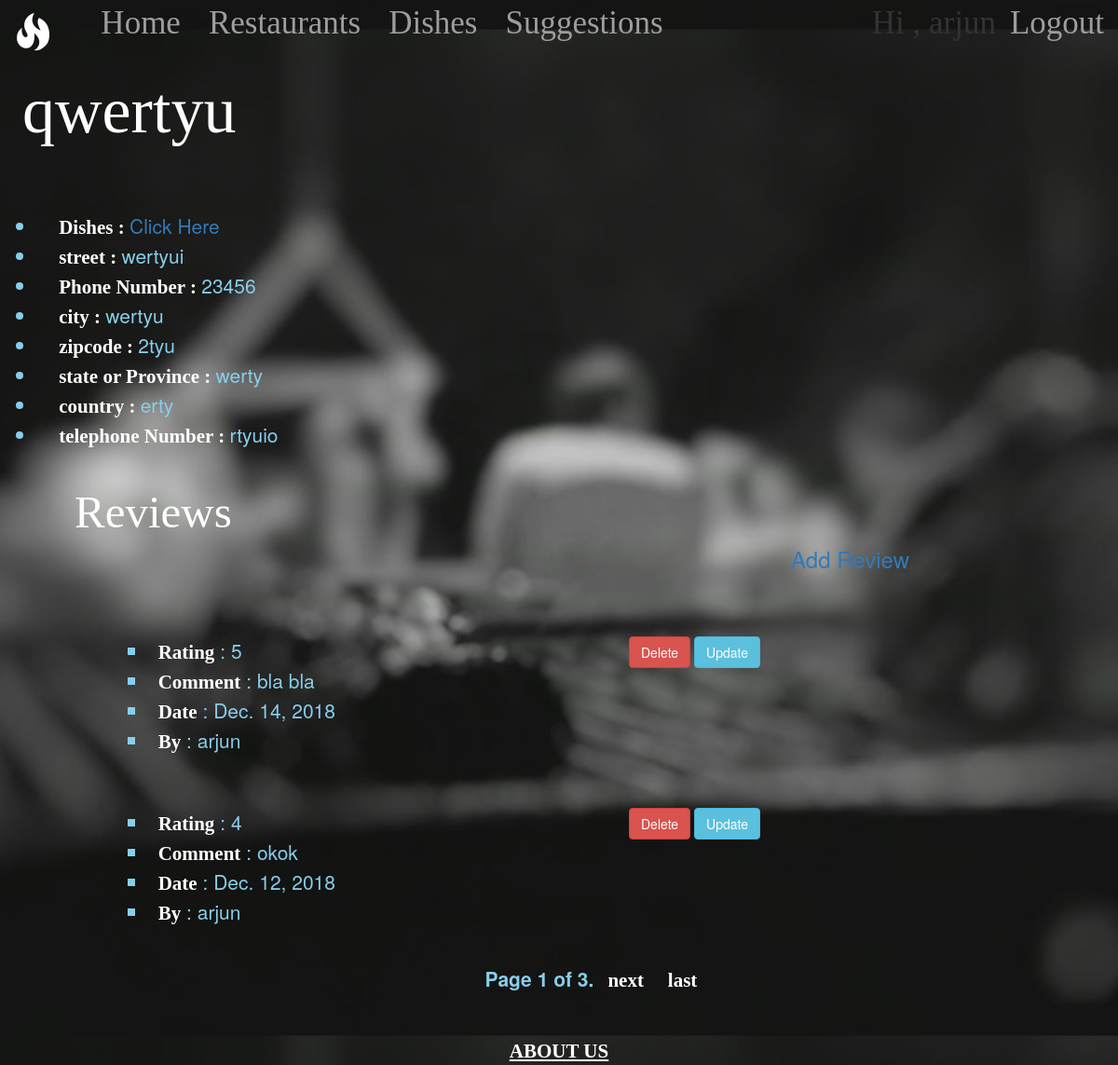
/Restaurant/1 (signed in), run on the app's committed database.
### migApp/models.py (models this page shows, shortened)
class Restaurant(models.Model):
    name = models.TextField()
    street = models.TextField(null=True)
    number = models.IntegerField(null=True)
    city = models.TextField(default="")
    zipcode = models.TextField(null=True)
    stateOrProvince = models.TextField(null=True)
    country = models.TextField(null=True)
    telephone = models.TextField(null=True)
    url = models.URLField(null = True)
    user = models.ForeignKey(User, default=1, on_delete=models.CASCADE)
    date = models.DateField(default=date.today)

class Review(models.Model):
    RATING_CHOICES= ((1,'one') , (2,'two') , (3,'three') , (4,'four') , (5,'five'))
    rating = models.PositiveSmallIntegerField('Rating (stars)', choices=RATING_CHOICES)
    comment = models.TextField()
    user = models.ForeignKey(User, default=1, on_delete=models.CASCADE)
    restaurant = models.ForeignKey(Restaurant, null=True, on_delete=models.CASCADE)
    date = models.DateField(default=date.today)

### migApp/views.py (the view)
# urls.py: path('Restaurant/<int:id>',restaurantShow,name='show'),
@login_required()
def restaurantShow(request,id):
    res = Restaurant.objects.get(id=id)
    rev = Review.objects.filter(restaurant=id).order_by('-rating')
    paginator = Paginator(rev,2)
    page = request.GET.get('page')
    reviews = paginator.get_page(page)
    context = {'restro':res,'revi':reviews}
    return render(request,'restaurantShow.html',context)

### migApp/templates/restaurantShow.html (shortened to what this page needs)
<!DOCTYPE html>
<html lang="en" dir="ltr">
  <head>
  </head>
  <body>
    <div style="position:absolute; left:0; right:0; z-index:0; background: url(/media/Night-BBQ_blur.jpg) repeat center center fixed;">
      {% extends 'base.html' %}
      {% block content %}
      <div style="padding-top:5%;">
      <h1 style="font-size:500%; font-family:Timberline; color:white; padding-left:2%;">{{restro.name}}</h1><br><br><br>
      <ul>
        <li style="color:#87ceeb; font-size:150%;" ><b style="font-family:Sans-sarif; color:white; padding-left:2%;">Dishes : </b><a href="{{restro.id}}/Dishes/">Click Here</a></li>
        <li style="color:#87ceeb; font-size:150%;" ><b style=" font-family:Sans-sarif; color:white; padding-left:2%;">street :  </b>{{restro.street}}</li>
        <li style="color:#87ceeb; font-size:150%;" ><b style=" font-family:Sans-sarif; color:white; padding-left:2%;">Phone Number :  </b>{{restro.number}}</li>
        <li style="color:#87ceeb; font-size:150%;" ><b style=" font-family:Sans-sarif; color:white; padding-left:2%;">city :  </b>{{restro.city}}</li>
        <li style="color:#87ceeb; font-size:150%;" ><b style=" font-family:Sans-sarif; color:white; padding-left:2%;">zipcode :  </b>{{restro.zipcode}}</li>
        <li style="color:#87ceeb; font-size:150%;" ><b style=" font-family:Sans-sarif; color:white; padding-left:2%;">state or Province :  </b>{{restro.stateOrProvince}}</li>
        <li style="color:#87ceeb; font-size:150%;" ><b style=" font-family:Sans-sarif; color:white; padding-left:2%;">country :  </b>{{restro.country}}</li>
        <li style="color:#87ceeb; font-size:150%;" ><b style=" font-family:Sans-sarif; color:white; padding-left:2%;">telephone Number :  </b>{{restro.telephone}}</li>
      <ul><br>
      <h3 style="font-family:Timberline; font-size:350%; color:white;">Reviews</h3>
      <h3 style='float:right; margin-top:0; margin-right:20%;'><a href="{% url 'review' restro.id%}">Add Review</a></h3><br><br><br><br>
      <ol>
        {% for obj in revi%}
        <li>
          <div class="row">
          <div class="col-md-6" >
            <ul>
              <li style="color:#87ceeb; font-size:150%"><b style="font-family:Sans-sarif; color:white; padding-left:2%;">Rating</b> : {{obj.rating}}</li>
              <li style="color:#87ceeb; font-size:150%"><b style="font-family:Sans-sarif; color:white; padding-left:2%;">Comment</b> : {{obj.comment}}</li>
              <li style="color:#87ceeb; font-size:150%"><b style="font-family:Sans-sarif; color:white; padding-left:2%;">Date</b> : {{obj.date}}</li>
              <li style="color:#87ceeb; font-size:150%"><b style="font-family:Sans-sarif; color:white; padding-left:2%;">By</b> : {{obj.user}}</li>
            </ul><br>
          </div>
          <div class="col-md-6">
            <a href="{% url 'delete' restro.id obj.id %}" class="btn btn-danger"> Delete </a>
            <a href="{% url 'update' obj.id %}" class="btn btn-info"> Update </a>
          </div>
        </div>
        </li><br>
        {% endfor %}
      </ol>
      <span style="width:100%;">
        <center>
          <span>
           <strong style="color:#87ceeb; font-size:150%">Page {{ revi.number }} of {{ revi.paginator.num_pages }}.</strong>
         </span>
          {% if revi.has_next %}
          <a href="?page={{revi.next_page_number}}" style="color:#87ceeb; font-size:150%"><b style="font-family:Sans-sarif; color:white; padding-left:1%;">next</a>
          <a href="?page={{revi.paginator.num_pages}}" style="color:#87ceeb; font-size:150%"><b style="font-family:Sans-sarif; color:white; padding-left:1%;">last</a>
          {% endif %}
        </center>
      </span>
    </div>
      {% endblock %}

### migApp/templates/base.html (shortened to what this page needs)
<!DOCTYPE html>
<html lang="en" dir="ltr">
  <head>
    <link rel="stylesheet" href="https://maxcdn.bootstrapcdn.com/bootstrap/3.3.7/css/bootstrap.min.css">
  </head>
  <body>
    <div>
    <nav class="navbar navbar-inverse" id="navbar" style='background-color:transparent;margin-bottom:0;'>
      <div class="container-fluid">
        <div class="navbar-header">
          <a class="navbar-brand" href="{% url 'profile' %}" style="font-size:40px;"><span class="glyphicon glyphicon-fire"></span></a>
        </div>
        <ul class="nav navbar-nav">
          <li>&nbsp;&nbsp;&nbsp;&nbsp;&nbsp;&nbsp;</li>
          <li style='font-family:Timberline; font-size:35px;'><a href="{% url 'home' %}">Home</a></li>
          <li style='font-family:Timberline; font-size:35px;'><a href="{% url 'restList' %}">Restaurants</a></li>
          <li><a href="#" style='font-family:Timberline; font-size:35px;'>Dishes</a></li>
          <li><a href="{% url 'suggestions' %}" style='font-family:Timberline; font-size:35px;'>Suggestions</a></li>
        </ul>
        <ul class="nav navbar-nav navbar-right">
          {% if user.is_authenticated %}
            <li style='font-family:Timberline; font-size:35px;'>Hi , {{user}}</li>
            <li style='font-family:Timberline; font-size:35px;'><a href="{% url 'logoutUser' %}">Logout</a></li>
          {% else %}
            <li style='font-family:Timberline; font-size:35px;'><a href="{% url 'loginUser' %}">Login</a></li>
            <li style='font-family:Timberline; font-size:35px;'><a href="{% url 'signup' %}">SignUp</a></li>
          {% endif %}
        </ul>
      </div>
    </nav>
    {% block content %}
    {% endblock %}
  </div>
  <div class="page-footer text-center" style="position:absolute; bottom:0; width:100%;">
    <a href="#" style="color:white; font-size:150%"><u> ABOUT US </u></a>
  </div>
  </body>
</html>

### migApp/templates/base.html (style rules this page uses)
.navbar { position:absolute; top:0; background-color:transparent; border:0; width:100%; }
.page-footer { background-color:transparent; }

### data on the page
Restaurant: name "qwertyu", street "wertyui", number "23456", city "wertyu", zipcode "2tyu", stateOrProvince "werty", country "erty", telephone "rtyuio"
Review: rating "5", comment "bla bla", date "Dec. 14, 2018", user "arjun"
Review: rating "4", comment "okok", date "Dec. 12, 2018", user "arjun"

### other printed values
{{ user }} "arjun"
{{ revi.number }} "1"
{{ revi.paginator.num_pages }} "3"
